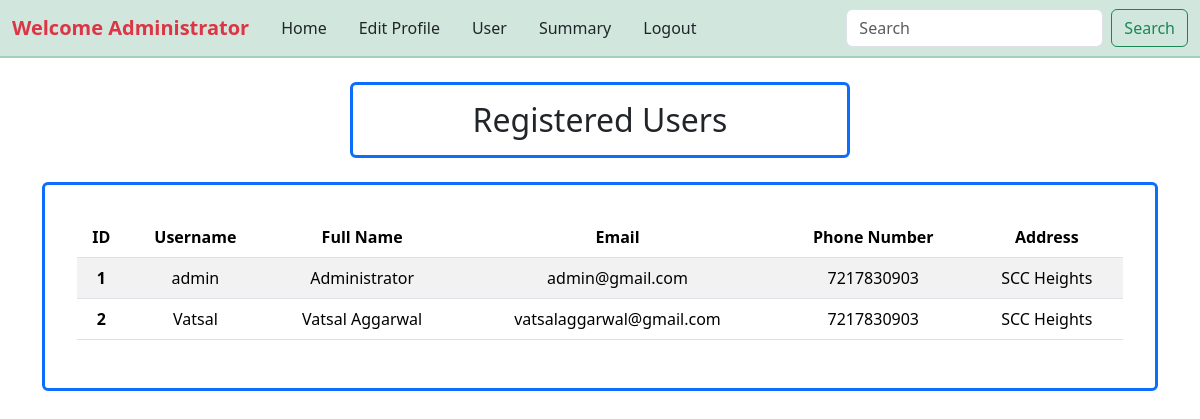
The app's page /registered_users (signed in) with its own data.
### controllers/models.py (models this page shows)
class User(db.Model):
    id = db.Column(db.Integer, primary_key=True)
    username = db.Column(db.String(80), unique=True, nullable=False)
    password = db.Column(db.String(80), nullable=False)
    full_name = db.Column(db.String(255), nullable=False)
    email = db.Column(db.String(120), unique=True, nullable=False)
    phone_number = db.Column(db.Integer, nullable=True)
    address = db.Column(db.String(255), nullable=True)

### controllers/routes.py (the view)
@app.route('/registered_users', methods=['GET', 'POST'])
def registered_users():
    if 'user_id' not in session:
        flash('Please log in to access this page.', 'danger')
        return redirect(url_for('home'))
    if session.get('username') != 'admin':
        flash('Unauthorized access. Please log in as admin.', 'danger')
        return redirect(url_for('home'))
    users = User.query.all()
    return render_template("registered_users.html", users=users)

### templates/registered_users.html (shortened to what this page needs)
{% extends "dashboard.html" %}
{% block content %}
    <div class="container mt-4">
        <h2 class="card card-custom mx-auto border-primary rounded p-3 mb-4 mt-4 text-center"
            style="max-width: 500px; border-width: 3px !important;">Registered Users</h2>
        <div class="card card-custom mx-auto border-primary rounded p-3 mb-4 mt-4 text-center"
             style="border-width: 3px !important;">
          <div class="card-body">
              <div class="table-responsive">
                <table class="table table-striped">
                  <thead>
                    <tr>
                        <th scope="col">ID</th>
                        <th scope="col">Username</th>
                        <th scope="col">Full Name</th>
                        <th scope="col">Email</th>
                        <th scope="col">Phone Number</th>
                        <th scope="col">Address</th>
                    </tr>
                  </thead>
                  <tbody>
                    {% if users %}
                        {% for user in users %}
                            <tr>
                                <th scope="row">{{user.id}}</th>
                                <td>{{user.username}}</td>
                                <td>{{user.full_name}}</td>
                                <td>{{user.email}}</td>
                                <td>{{user.phone_number}}</td>
                                <td>{{user.address}}</td>
                            </tr>
                        {% endfor %}
                    {% else %}
                        <p> No User Found</p>
                    {% endif %}
                  </tbody>
                </table>
              </div>
          </div>
        </div>
    </div>
{% endblock %}

### templates/navbar.html (shortened to what this page needs)
<nav class="navbar navbar-expand-lg bg-success-subtle border-bottom border-2 border-success-subtle">
    <div class="container-fluid d-flex justify-content-left align-items-center">
        {% if session.get('full_name') == "Administrator"%}
            <a class="navbar-brand text-danger fw-bold" href="/admin_dashboard">Welcome {{session.get('full_name')}}</a>
        {% else %}
            <a class="navbar-brand text-danger fw-bold" href="/user_dashboard">Welcome {{session.get('full_name')}}</a>
        {% endif %}
        <div class="collapse navbar-collapse" id="navbarSupportedContent">
            <ul class="navbar-nav me-auto mb-2 mb-lg-0">
                {% if session.get("username") == "admin" %}
                <li class="nav-item">
                    <a class="nav-link active text-dark fw-medium py-2 px-3" aria-current="page" href="{{ url_for('admin_dashboard') }}">Home</a>
                </li>
                <li class="nav-item">
                    <a class="nav-link active text-dark fw-medium py-2 px-3" aria-current="page" href="{{ url_for('edit_profile') }}">Edit Profile</a>
                </li>
                <li class="nav-item">
                    <a class="nav-link active text-dark fw-medium py-2 px-3" aria-current="page" href="{{ url_for('registered_users') }}">User</a>
                </li>
                <li class="nav-item">
                    <a class="nav-link active text-dark fw-medium py-2 px-3" aria-current="page" href="{{ url_for('summary') }}">Summary</a>
                </li>
                <li class="nav-item">
                    <a class="nav-link active text-dark fw-medium py-2 px-3" aria-current="page" href="{{ url_for('logout') }}">Logout</a>
                </li>
                {% endif %}
            </ul>
            <form class="d-flex" role="search">
                <input class="form-control me-2" type="search" placeholder="Search" aria-label="Search"/>
                <button class="btn btn-outline-success" type="submit">Search</button>
            </form>
        </div>
    </div>
</nav>

### records on screen
User: get "Administrator", id "1", username "admin", full_name "Administrator", email "admin@gmail.com", phone_number "7217830903", address "SCC Heights"
User: id "2", username "Vatsal", full_name "Vatsal Aggarwal", email "vatsalaggarwal@gmail.com", phone_number "7217830903", address "SCC Heights"
